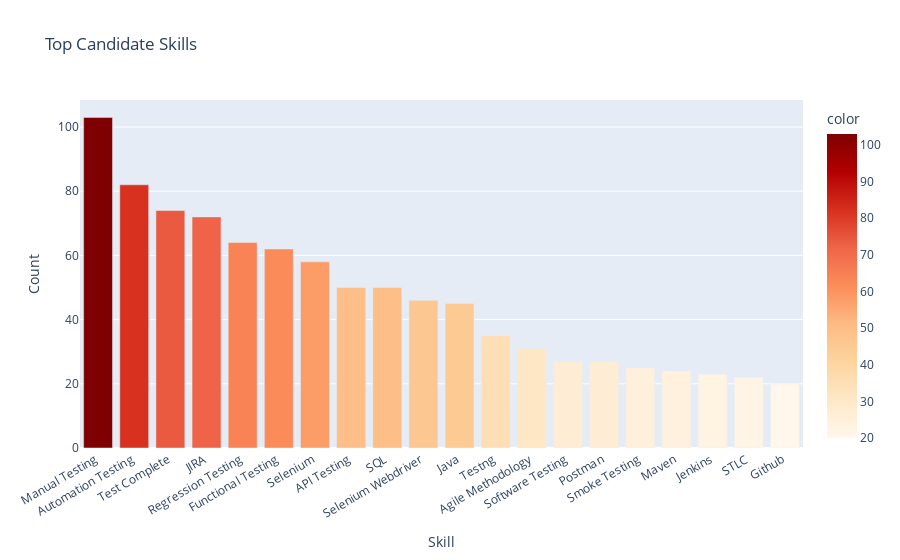

Notebook code cell kept with this figure:
### Code cell
# Count occurrences of each skill
skills_count = Counter('|'.join(df['Key_Skills']).split('|'))

# Convert to Series and get top 20 skills
top_skills = pd.Series(skills_count).sort_values(ascending=False)[:20]

# Plotting using Plotly Express
fig = px.bar(x=top_skills.index, 
             y=top_skills.values, 
             title="Top Candidate Skills",
             labels={'x': 'Skill', 'y': 'Count'},
             color=top_skills.values,
             color_continuous_scale=px.colors.sequential.OrRd)

# Show the plot
fig.update_layout(xaxis_title="Skill", yaxis_title="Count", xaxis_tickangle=-30)
fig.show()

### Figure 1 — Plotly figure (JSON) as saved in the notebook; plotly's stock layout.template omitted (floating-point values rounded to 4 significant figures)
{"data": [{"alignmentgroup": "True", "hovertemplate": "Skill=%{x}<br>Count=%{y}<br>color=%{marker.color}<extra></extra>", "legendgroup": "", "marker": {"color": [103, 82, 74, 72, 64, 62, 58, 50, 50, 46, 45, 35, 31, 27, 27, 25, 24, 23, 22, 20], "coloraxis": "coloraxis", "pattern": {"shape": ""}}, "name": "", "offsetgroup": "", "orientation": "v", "showlegend": false, "textposition": "auto", "type": "bar", "x": [" Manual Testing ", " Automation Testing ", "Test Complete ", " JIRA ", " Regression Testing ", " Functional Testing ", " Selenium ", " API Testing ", " SQL ", " Selenium Webdriver ", " Java ", " Testng ", " Agile Methodology ", " Software Testing ", " Postman ", " Smoke Testing ", " Maven ", " Jenkins ", " STLC ", " Github "], "xaxis": "x", "y": [103, 82, 74, 72, 64, 62, 58, 50, 50, 46, 45, 35, 31, 27, 27, 25, 24, 23, 22, 20], "yaxis": "y"}], "layout": {"barmode": "relative", "coloraxis": {"colorbar": {"title": {"text": "color"}}, "colorscale": [[0, "rgb(255,247,236)"], [0.125, "rgb(254,232,200)"], [0.25, "rgb(253,212,158)"], [0.375, "rgb(253,187,132)"], [0.5, "rgb(252,141,89)"], [0.625, "rgb(239,101,72)"], [0.75, "rgb(215,48,31)"], [0.875, "rgb(179,0,0)"], [1, "rgb(127,0,0)"]]}, "legend": {"tracegroupgap": 0}, "title": {"text": "Top Candidate Skills"}, "xaxis": {"anchor": "y", "domain": [0, 1], "tickangle": -30, "title": {"text": "Skill"}}, "yaxis": {"anchor": "x", "domain": [0, 1], "title": {"text": "Count"}}}}
